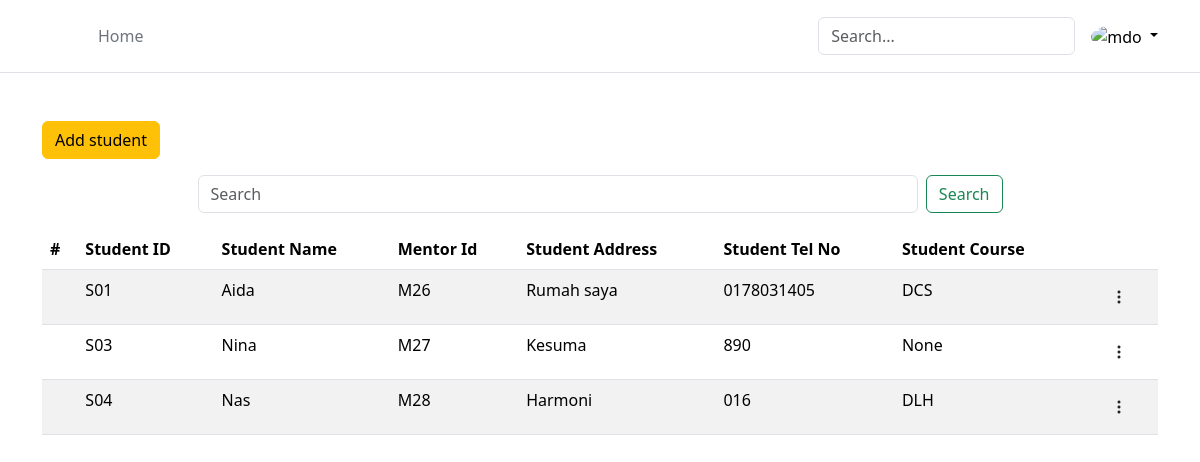
The page /intervention/admin/D22/studentDetails on the database its author committed.
### intervention/models.py (models this page shows)
class Student (models.Model):
    studentId = models.CharField(max_length=20, primary_key=True)
    studentName = models.TextField(max_length=20)
    mentorId = models.ForeignKey(Mentor, on_delete=models.CASCADE)
    studentPass = models.CharField(max_length=20)
    StudentAddress = models.TextField(blank=True,null=True)
    studentNo = models.TextField(max_length=20,blank=True,null=True)
    Studentcourse = models.TextField(max_length=30,blank=True,null=True)

### intervention/views.py (the view)
# urls.py: path('admin/<str:adminId>/studentDetails', views.adminStudent_view, name='Studentadmin'),
def adminStudent_view(request,adminId):
    studentDetails = Student.objects.all().values()
    admin = Admin.objects.get(adminId=adminId)
    obj ={
        "studentDetails": studentDetails,
        "adminDetails":admin,
    }
    return render(request, 'studentAdminPage.html', obj)

### intervention/templates/studentAdminPage.html (shortened to what this page needs)
<!DOCTYPE html>
<html lang="en">
<head>
    <link href="https://cdn.jsdelivr.net/npm/bootstrap@5.3.2/dist/css/bootstrap.min.css" rel="stylesheet"
>
</head>
<body>
    <header class="p-3 mb-3 border-bottom">
        <div class="container">
          <div class="d-flex flex-wrap align-items-center justify-content-center justify-content-lg-start">
            <a href="/" class="d-flex align-items-center mb-2 mb-lg-0 link-body-emphasis text-decoration-none">
              <svg class="bi me-2" width="40" height="32" role="img" aria-label="Bootstrap"><use xlink:href="#bootstrap"/></svg>
            </a>
            <ul class="nav col-12 col-lg-auto me-lg-auto mb-2 justify-content-center mb-md-0">
              <li><a href="{%url 'admin' adminDetails.adminId %}" class="nav-link px-2 link-secondary">Home</a></li>
            </ul>
            <form class="col-12 col-lg-auto mb-3 mb-lg-0 me-lg-3" role="search">
              <input type="search" class="form-control" placeholder="Search..." aria-label="Search">
            </form>
            <div class="dropdown text-end">
              <a href="#" class="d-block link-body-emphasis text-decoration-none dropdown-toggle" data-bs-toggle="dropdown" aria-expanded="false">
                <img src="https://github.com/mdo.png" alt="mdo" width="32" height="32" class="rounded-circle">
              </a>
            </div>
          </div>
        </div>
      </header>
    <div class="container mt-5">
        <a href="{%url 'addStudent' adminDetails.adminId%}" class="btn btn-warning">Add student</a>
        <div class="d-flex w-100 justify-content-center">
          <form action="{% url 'searchStudent' adminDetails.adminId%}" method="get"  class="d-flex w-75 p-3" role="search">
            <input class="form-control me-2" name="studentId" type="search" placeholder="Search" aria-label="Search">
            <button class="btn btn-outline-success" type="submit">Search</button>
          </form>
          </div>
        <table class="table table-striped">
            <thead>
              <tr>
                <th scope="col">#</th>
                <th scope="col">Student ID</th>
                <th scope="col">Student Name</th>
                <th scope="col">Mentor Id</th>
                <th scope="col">Student Address</th>
                <th scope="col">Student Tel No</th>
                <th scope="col">Student Course</th>
                <th scope="col"></th>
              </tr>
            </thead>
            <tbody>
                {%for student in studentDetails%}
              <tr>
                <td>{{student.id}}</td>
                <td>{{student.studentId}}</td>
                <td>{{student.studentName}}</td>
                <td>{{student.mentorId_id}}</td>
                <td>{{student.StudentAddress}}</td>
                <td>{{student.studentNo}}</td>
                <td>{{student.Studentcourse}}</td>
                <td>
                    <div class="dropdown-center d-flex justify-content-center">
                      <button class="btn" type="button" data-bs-toggle="dropdown" aria-expanded="false">
                        <i class="bi bi-three-dots-vertical"></i>
                      </button>
                    </div>
                  </td>
              </tr>
              {%endfor%}
            </tbody>
          </table>
    </div>
</body>
<link rel="stylesheet" href="https://cdn.jsdelivr.net/npm/bootstrap-icons@1.11.3/font/bootstrap-icons.min.css">

### rows shown on the page
Student: studentId "S01", studentName "Aida", mentorId_id "M26", StudentAddress "Rumah saya", studentNo "0178031405", Studentcourse "DCS"
Student: studentId "S03", studentName "Nina", mentorId_id "M27", StudentAddress "Kesuma", studentNo "890", Studentcourse "None"
Student: studentId "S04", studentName "Nas", mentorId_id "M28", StudentAddress "Harmoni", studentNo "016", Studentcourse "DLH"
